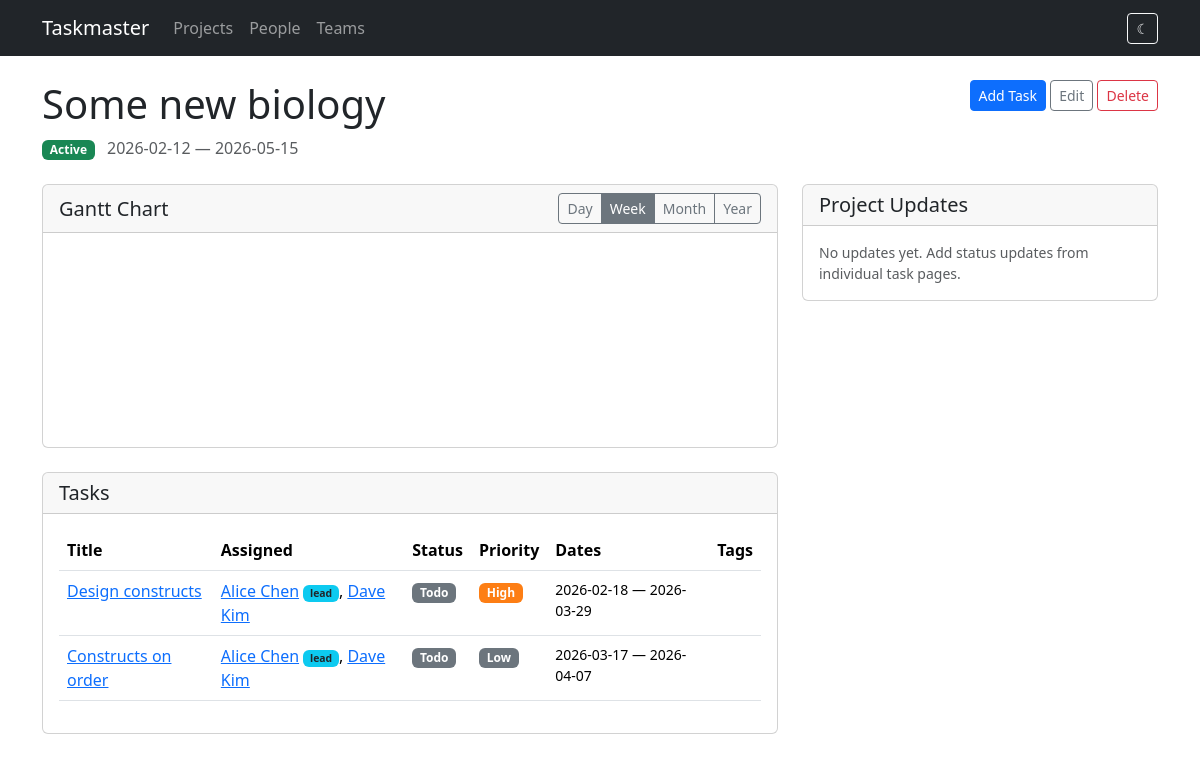
The page /projects/5 on the database as committed earlier.
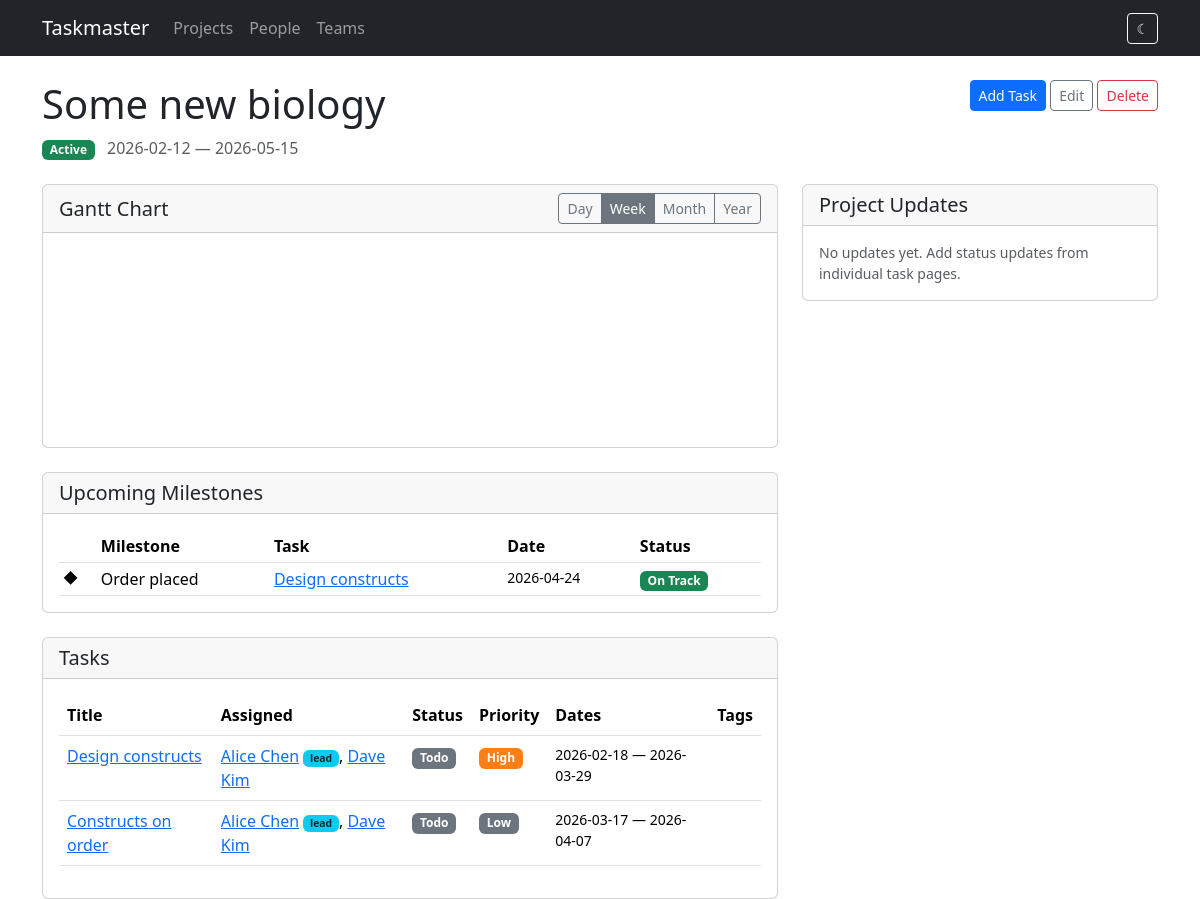
The same page on the database as committed later.
### models.py (models this page shows, shortened)
class Task(db.Model):
    id = db.Column(db.Integer, primary_key=True)
    title = db.Column(db.String(200), nullable=False)
    description = db.Column(db.Text)
    project_id = db.Column(db.Integer, db.ForeignKey('project.id'), nullable=False)
    start_date = db.Column(db.Date, nullable=False)
    end_date = db.Column(db.Date, nullable=False)
    status = db.Column(db.String(20), default='todo')  # todo, in_progress, done
    priority = db.Column(db.String(20), default='medium')  # low, medium, high, critical
    assignments = db.relationship('TaskAssignment', backref='task', lazy=True,
                                   cascade='all, delete-orphan')
    tags = db.relationship('Tag', secondary=task_tags, backref=db.backref('tasks', lazy=True))
    milestones = db.relationship('Milestone', backref='task', lazy=True,
                                 order_by='Milestone.date', cascade='all, delete-orphan')
    status_updates = db.relationship('StatusUpdate', backref='task', lazy=True,
                                     order_by='StatusUpdate.created_at.desc()',
                                     cascade='all, delete-orphan')
    dependencies = db.relationship(
        'Task',
        secondary='task_dependency',
        primaryjoin='Task.id == TaskDependency.task_id',
        secondaryjoin='Task.id == TaskDependency.depends_on_id',
        backref=db.backref('dependents', lazy=True),
        lazy=True,
    )
    @property
    def lead(self):
        for a in self.assignments:
            if a.is_lead:
                return a.person
        return None
    @property
    def assignees(self):
        return [a.person for a in self.assignments]

class Person(db.Model):
    id = db.Column(db.Integer, primary_key=True)
    name = db.Column(db.String(120), nullable=False)
    email = db.Column(db.String(120))
    team_id = db.Column(db.Integer, db.ForeignKey('team.id'))
    assignments = db.relationship('TaskAssignment', backref='person', lazy=True)

class Milestone(db.Model):
    id = db.Column(db.Integer, primary_key=True)
    task_id = db.Column(db.Integer, db.ForeignKey('task.id'), nullable=False)
    name = db.Column(db.String(200), nullable=False)
    date = db.Column(db.Date, nullable=False)
    status_override = db.Column(db.String(20), nullable=True)  # on_track, delayed, on_hold
    @property
    def computed_status(self):
        if self.status_override:
            return self.status_override
        today = date.today()
        if self.task.project.status == 'on_hold':
            return 'on_hold'
        if self.date < today and self.task.status != 'done':
            return 'delayed'
        return 'on_track'

class Project(db.Model):
    id = db.Column(db.Integer, primary_key=True)
    name = db.Column(db.String(200), nullable=False)
    description = db.Column(db.Text)
    start_date = db.Column(db.Date)
    end_date = db.Column(db.Date)
    status = db.Column(db.String(20), default='active')  # active, completed, on_hold
    tasks = db.relationship('Task', backref='project', lazy=True, cascade='all, delete-orphan')

### routes/projects.py (the view)
@bp.route('/projects/<int:id>')
def detail(id):
    project = Project.query.get_or_404(id)
    task_ids = [t.id for t in project.tasks]
    all_updates = StatusUpdate.query.filter(
        StatusUpdate.task_id.in_(task_ids)
    ).order_by(StatusUpdate.created_at.desc()).all() if task_ids else []
    upcoming_milestones = Milestone.query.filter(
        Milestone.task_id.in_(task_ids),
        Milestone.date >= date.today()
    ).order_by(Milestone.date).all() if task_ids else []
    return render_template('projects/detail.html', project=project,
                           all_updates=all_updates,
                           upcoming_milestones=upcoming_milestones)

### templates/projects/detail.html (shortened to what the changed rows need)
{% extends "base.html" %}
{% block content %}
<div class="d-flex justify-content-between align-items-start mb-3">
    <div>
        <h1>{{ project.name }}</h1>
    </div>
</div>
<div class="row g-4">
<div class="col-lg-8">
    {% if project.tasks %}
    {% if upcoming_milestones %}
    <div class="card mb-4">
        <div class="card-header"><h5 class="mb-0">Upcoming Milestones</h5></div>
        <div class="card-body">
            <div class="table-responsive">
                <table class="table table-sm table-hover mb-0">
                    <thead>
                        <tr>
                            <th></th>
                            <th>Milestone</th>
                            <th>Task</th>
                            <th>Date</th>
                            <th>Status</th>
                        </tr>
                    </thead>
                    <tbody>
                        {% for ms in upcoming_milestones %}
                        <tr>
                            <td class="milestone-diamond">&#9670;</td>
                            <td>{{ ms.name }}</td>
                            <td><a href="{{ url_for('tasks.detail', id=ms.task.id) }}">{{ ms.task.title }}</a></td>
                            <td class="small">{{ ms.date }}</td>
                            <td><span class="badge milestone-{{ ms.computed_status }}">{{ ms.computed_status | replace('_', ' ') | title }}</span></td>
                        </tr>
                        {% endfor %}
                    </tbody>
                </table>
            </div>
        </div>
    </div>
    {% endif %}
    <div class="card">
        <div class="card-body">
            <div class="table-responsive">
                <table class="table table-hover">
                    <thead>
                        <tr>
                            <th>Title</th>
                            <th>Assigned</th>
                            <th>Status</th>
                            <th>Priority</th>
                            <th>Dates</th>
                            <th>Tags</th>
                        </tr>
                    </thead>
                    <tbody>
                        {% for task in project.tasks %}
                        <tr>
                            <td><a href="{{ url_for('tasks.detail', id=task.id) }}">{{ task.title }}</a></td>
                            <td>
                                {% if task.assignees %}
                                    {% for person in task.assignees %}
                                    <a href="{{ url_for('people.detail', id=person.id) }}">{{ person.name }}</a>{% if task.lead and person.id == task.lead.id %} <span class="badge bg-info text-dark" style="font-size:0.65em">lead</span>{% endif %}{% if not loop.last %}, {% endif %}
                                    {% endfor %}
                                {% else %}
                                <span class="text-muted">Unassigned</span>
                                {% endif %}
                            </td>
                            <td><span class="badge badge-{{ task.status }}">{{ task.status | replace('_', ' ') | title }}</span></td>
                            <td><span class="badge badge-{{ task.priority }}">{{ task.priority | title }}</span></td>
                            <td class="small">{{ task.start_date }} &mdash; {{ task.end_date }}</td>
                            <td>
                            </td>
                        </tr>
                        {% endfor %}
                    </tbody>
                </table>
            </div>
        </div>
    </div>
    {% else %}
    <div class="text-center py-5">
        <p class="text-muted">No tasks yet.</p>
        <a href="{{ url_for('tasks.new_task', project_id=project.id) }}" class="btn btn-primary">Add the first task</a>
    </div>
    {% endif %}
</div>
</div>
{% endblock %}

Rows that differ between the two databases and show on the page:
now on this page (row edited): Milestone: name "Order placed", task "Design constructs", date "2026-04-24", computed_status "On Track"
Other text that changed with them:
text now shown: "Upcoming Milestones Milestone Task Date Status"
